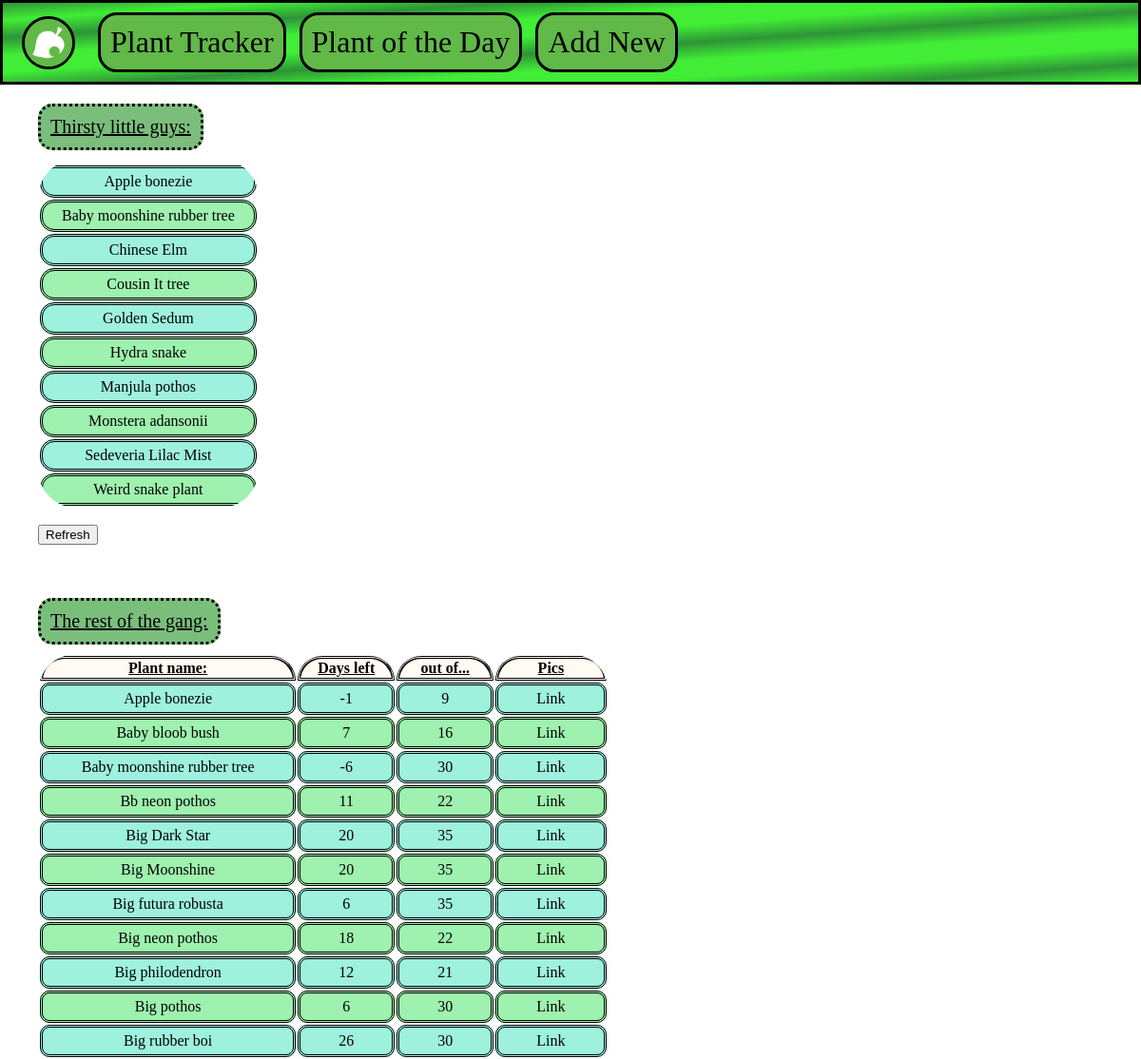
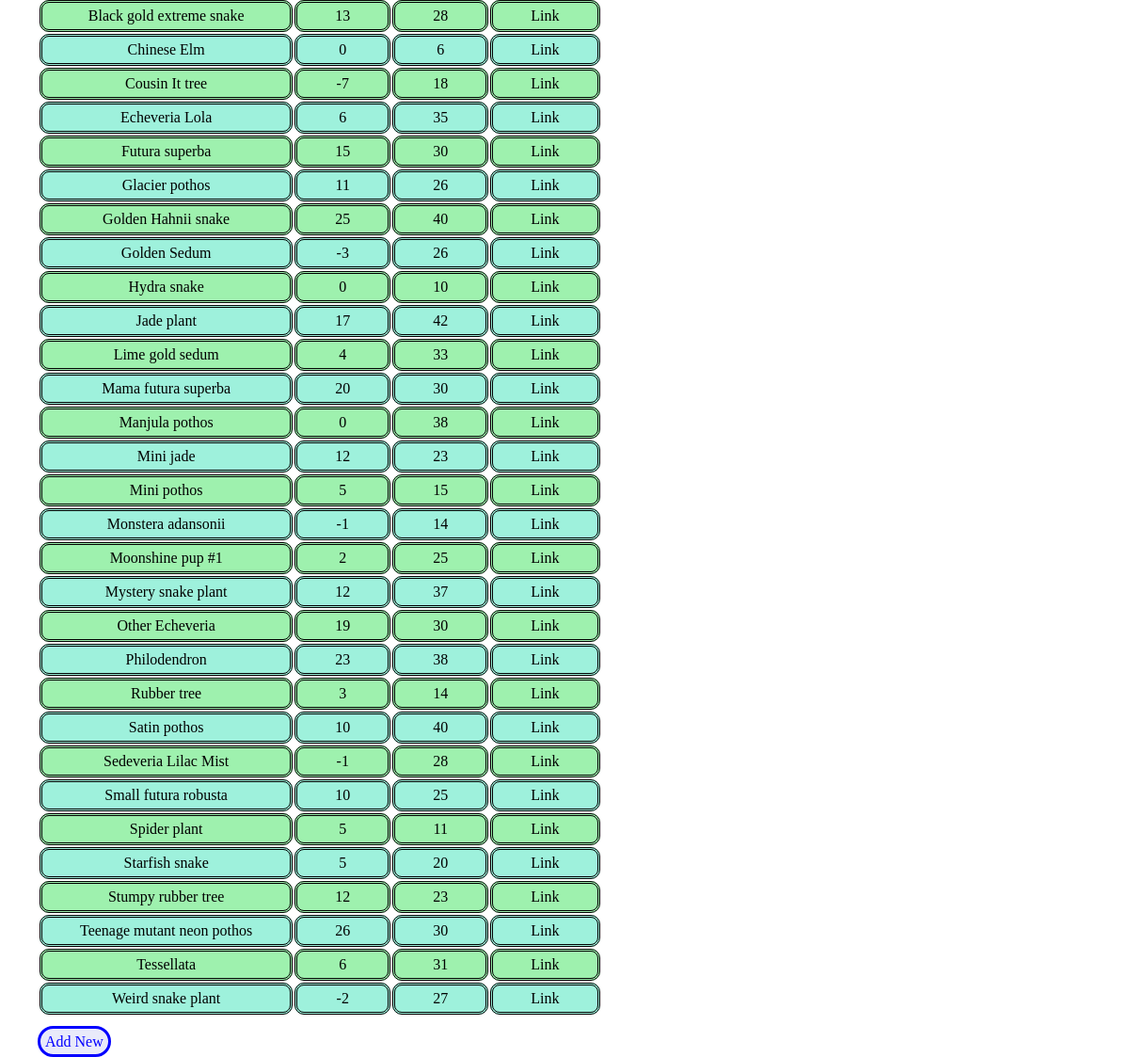
The app's page /plantTracker with its own data (2 pictures, top to bottom).
### tables this page shows
CREATE TABLE plants (
	id INTEGER PRIMARY KEY AUTOINCREMENT,
	name TEXT NOT NULL,
	lastWatered DATE NOT NULL,
	dryOut INTEGER NOT NULL
, remaining TINYINT, timeEllapsed INTEGER);

### homeTracker.py (the view)
@app.route('/plantTracker')
def plantTracker():
	today = dt.datetime.now()
	conn = get_db_connection()
	plants = conn.execute('SELECT * FROM plants ORDER BY name').fetchall()
	thirstyToday = conn.execute('SELECT * FROM plants WHERE remaining < 1 ORDER BY name').fetchall()
	conn.close()
	itsBeen = 0
	for item in thirstyToday:
		lastWatered = dt.datetime.strptime(item[2], '%Y-%m-%d')
		print(lastWatered)
		delta = int(item[3])
		deltaDays = today - lastWatered
		itsBeen = deltaDays.days
	return render_template('plantTracker.html', thirstyToday=thirstyToday, plants=plants, itsBeen=itsBeen)

### homeTracker.py (called while the page is built)
def get_db_connection():
	conn = sqlite3.connect('database.db')
	conn.row_factory = sqlite3.Row
	return conn

### templates/plantTracker.html
{% extends 'base.html' %}
{% block content %}
	<p class="thirsty"><u>Thirsty little guys:</u></p>
	<table class="thirstyTable">
                <th><u></u></th>
		{% for thirstyToday in thirstyToday %}
			{% if loop.index % 2 == 0 %}
				{% set bg_color = '#9EF1AE' %}
			{% else %}
				{% set bg_color = '#9EF1DC' %}
			{% endif %}
                        <tr style="background-color: {{ bg_color }}">
                                <td class="thirstyList">
					<a class="thirstyList" href="{{ url_for('edit', plantName=thirstyToday['name'], source='plantTracker') }}">
						{{ thirstyToday['name'] }}
					</a>
				</td>
                        </tr>
		{% endfor %}
	</table>
	<br>
        <form action="{{ url_for('refreshDb', source='plantTracker') }}">
                <input type="submit" value="Refresh" class="refresh">
        </form>
	<br>
	<br>
	<p class="thirsty"><u>The rest of the gang:</u></p>
	<table class="plantTable">
		<th class="plantsList"><u>Plant name:</u></th>
		<th class="plantsList"><u>Days left</u></th>
                <th class="plantsList"><u>out of...</u></th>
		<th class="plantsList"><u>Pics</u></th>
                {% for plants in plants %}
                        {% if loop.index % 2 == 0 %}
                                {% set bg_color = '#9EF1AE' %}
                        {% else %}
                                {% set bg_color = '#9EF1DC' %}
                        {% endif %}
			<tr style="background-color: {{ bg_color }}">
                                <td class="plantsList">
					<a class="thirstyList" href="{{ url_for('edit', plantName=plants['name'], source='plantTracker') }}">
						{{ plants['name'] }}
					</a>
				</td>
				<td class="plantsList">
					{{ plants['remaining'] }}
				</td>
                                <td class="plantsList">
					{{ plants['dryOut'] }}
				</td>
                                <td class="plantsList">
					<a class="thirstyList" href="{{ url_for('viewPics', plantName=plants['name'], source='plantTracker') }}">
						Link
					</a>
				</td>
                        </tr>
                {% endfor %}
        </table>
	<br>
	<a href="{{ url_for('addNew') }}" class="button">Add New</a>
{% endblock %}

### templates/base.html (shortened to what this page needs)
<!DOCTYPE html>
<html lang="en">
<head>
	<link rel="stylesheet" type="text/css" href="{{ url_for('static', filename='styles.css') }}" />
</head>
<body class="body">
	<nav class="mainNav">
		<a href="{{ url_for('index') }}"> <img class="logo" src="{{ url_for('static', filename='nook.png') }}"></a>
		<a href="{{ url_for('plantTracker') }}" class="mainNav">Plant Tracker</a>
		<a href="{{ url_for('pod') }}" class="mainNav"> Plant of the Day </a>
		<a href="{{ url_for('addNew') }}" class="mainNav">Add New</a>
	</nav>
	<div class="content">
		{% block content %} {% endblock %}
	</div>
</body>
</html>

### static/styles.css (style rules this page uses)
.logo { width: 50px; display: inline-block; vertical-align: middle; margin: 0px 10px 0px 20px; border-style: solid; border-radius: 50px; border-color: black; }
nav.mainNav { background-image: linear-gradient(to bottom right, rgb(45, 148, 55), rgb(65, 237, 53), rgba(45, 148, 55), rgb(65, 237, 53), rgb(65, 237, 53), rgba(45, 148, 55), rgb(65, 237, 53), rgb(65, 237, 53), rgba(45, 148, 55), rgb(65, 237, 53)); padding: 10px 0px 10px 0px; border: solid; }
a.mainNav { color: black; font-size: 2em; display: inline-block; vertical-align: middle; margin-left: 10px; margin-top: 0px; margin-bottom: 0px; text-decoration: none; background-color: rgb(97, 185, 72); padding: 10px 10px 10px 10px; border-radius: 20px; border-style: solid; border-color: black; }
body.body { background-image: url("plantBackground.jpg"); margin: 0px; background-size: 100%; }
p.thirsty { margin: 20px 0px 10px 40px; padding: 10px 10px 10px 10px; font-size: 1.25em; background-color: rgb(123, 190, 124); display: inline-block; border: dotted; border-radius: 15px; }
.thirstyTable { margin-left: 40px; border-radius: 40px; overflow: hidden; }
td.thirstyList { padding: 5px 20px 5px 20px; text-align: center; border: double; border-radius: 15px; }
a.thirstyList { color: inherit; text-decoration: none; }
.plantTable { margin-left: 40px; border-radius: 40px 40px 15px 15px; overflow: hidden; }
th.plantsList { background-color: rgb(255, 251, 242); border: double; border-radius: 30px 30px 0px 0px; }
td.plantsList { padding: 5px 40px 5px 40px; text-align: center; border: double; border-radius: 10px; }
.refresh { margin-left: 40px; }
a.button { text-decoration: none; border: solid; border-color: #0400FF; margin-left: 40px; padding: 5px 5px 5px 5px; color: #0400FF; border-radius: 20px; background-color: #e9eafa; }

### records on screen
plants: name "Apple bonezie", remaining "-1", dryOut "9"
plants: name "Baby moonshine rubber tree", remaining "-6", dryOut "30"
plants: name "Chinese Elm", remaining "0", dryOut "6"
plants: name "Cousin It tree", remaining "-7", dryOut "18"
plants: name "Golden Sedum", remaining "-3", dryOut "26"
plants: name "Hydra snake", remaining "0", dryOut "10"
plants: name "Manjula pothos", remaining "0", dryOut "38"
plants: name "Monstera adansonii", remaining "-1", dryOut "14"
plants: name "Sedeveria Lilac Mist", remaining "-1", dryOut "28"
plants: name "Weird snake plant", remaining "-2", dryOut "27"
plants: name "Baby bloob bush", remaining "7", dryOut "16"
plants: name "Bb neon pothos", remaining "11", dryOut "22"
plants: name "Big Dark Star", remaining "20", dryOut "35"
plants: name "Big Moonshine", remaining "20", dryOut "35"
plants: name "Big futura robusta", remaining "6", dryOut "35"
plants: name "Big neon pothos", remaining "18", dryOut "22"
plants: name "Big philodendron", remaining "12", dryOut "21"
plants: name "Big pothos", remaining "6", dryOut "30"
plants: name "Big rubber boi", remaining "26", dryOut "30"
plants: name "Black gold extreme snake", remaining "13", dryOut "28"
plants: name "Echeveria Lola", remaining "6", dryOut "35"
plants: name "Futura superba", remaining "15", dryOut "30"
plants: name "Glacier pothos", remaining "11", dryOut "26"
plants: name "Golden Hahnii snake", remaining "25", dryOut "40"
plants: name "Jade plant", remaining "17", dryOut "42"
plants: name "Lime gold sedum", remaining "4", dryOut "33"
plants: name "Mama futura superba", remaining "20", dryOut "30"
plants: name "Mini jade", remaining "12", dryOut "23"
plants: name "Mini pothos", remaining "5", dryOut "15"
plants: name "Moonshine pup #1", remaining "2", dryOut "25"
plants: name "Mystery snake plant", remaining "12", dryOut "37"
plants: name "Other Echeveria", remaining "19", dryOut "30"
plants: name "Philodendron", remaining "23", dryOut "38"
plants: name "Rubber tree", remaining "3", dryOut "14"
plants: name "Satin pothos", remaining "10", dryOut "40"
plants: name "Small futura robusta", remaining "10", dryOut "25"
plants: name "Spider plant", remaining "5", dryOut "11"
plants: name "Starfish snake", remaining "5", dryOut "20"
plants: name "Stumpy rubber tree", remaining "12", dryOut "23"
plants: name "Teenage mutant neon pothos", remaining "26", dryOut "30"
plants: name "Tessellata", remaining "6", dryOut "31"
